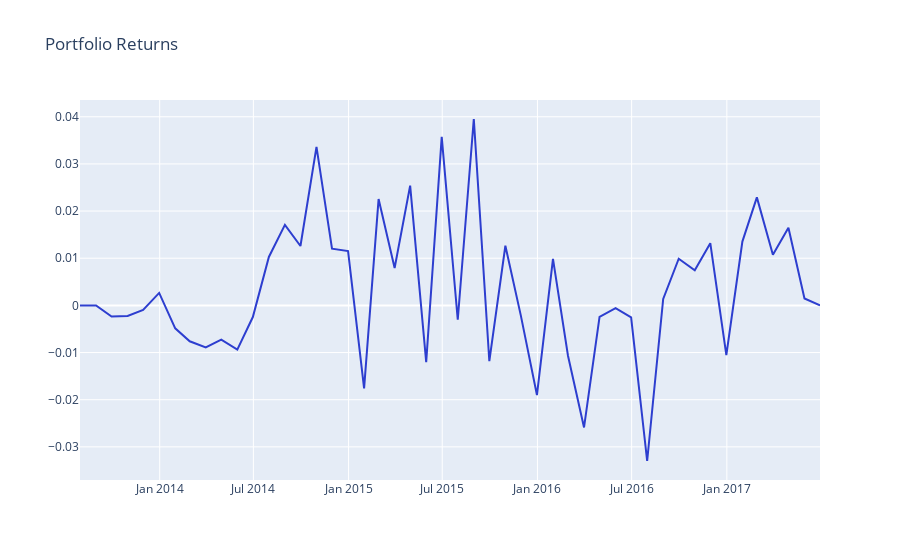

Write notebook code for a chart like this one.
### Markdown cell above
### View Data
Time to see how the portfolio did.

### Code cell
expected_portfolio_returns = portfolio_returns(df_long, df_short, lookahead_returns, 2*top_bottom_n)
project_helper.plot_returns(expected_portfolio_returns.T.sum(), 'Portfolio Returns')
